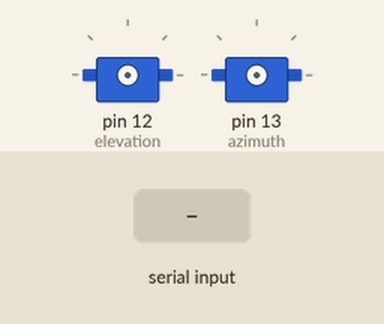
This sketch was run on a simulated Arduino Uno, built with avr-gcc and run on an emulated ATmega328P. Parts: 2 × servo. Inputs (shaded band) come from the test bench.

Above: at 0.9 s.
1.0 s: "," received over Serial
2.5 s: "90,45\n" received over Serial
At 3.7 s:
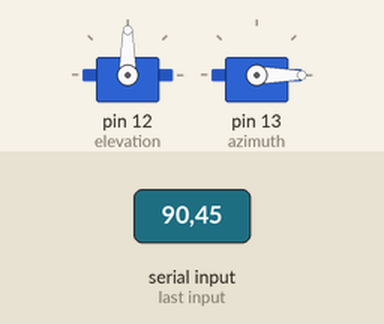
4.0 s: ":" received over Serial
At 4.9 s:
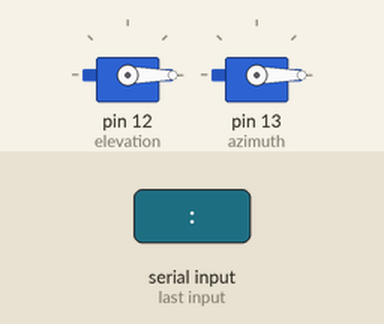
Timing chart, 0 to 7.0 s (numbered marks = the images above; inputs shaded):
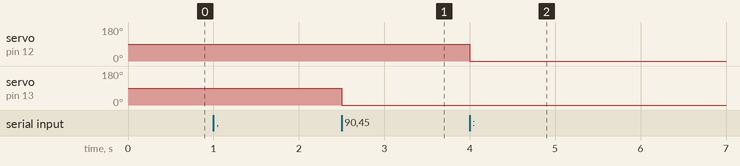

Measured:
- after the input at 2.5 s, servo on pin 13 (azimuth): 90° → 0° at once
- after the input at 4.0 s, servo on pin 12 (elevation): 90° → 0° at once

The sketch:

receiver.ino
```cpp
//RECIEVER CODE
//Feel free to use this code however you like, but please credit lordvon and this site!
#include <Servo.h>

Servo elevation;
Servo azimuth;

#define highpulse 2400
#define lowpulse 600

char received;
char pulsechar[4];
int counter=0;
int pulse;
boolean delimiter;

void setup()
{
Serial.begin(9600);
while (!Serial.available()){}
received = Serial.read();
elevation.attach(12);
azimuth.attach(13);
}

void loop()
{
// if (Serial.available())
// {
// Serial.println(char(Serial.read()));
// }
delimiter = (received == ',') || (received == ':');
if (!delimiter)
{
counter = 0;
while (!delimiter)
{
while (!Serial.available()){}
pulsechar[counter] = received;
counter += 1;
received = Serial.read();
delimiter = (received == ',') || (received == ':');
}
pulsechar[counter] = '\0';
pulse = atoi(pulsechar);
switch (received)
{
case ',':
azimuth.writeMicroseconds(pulse);
break;
case ':':
elevation.writeMicroseconds(pulse);
break;
}
}
else
{
while (!Serial.available()){}
received = Serial.read();
}
}
```
